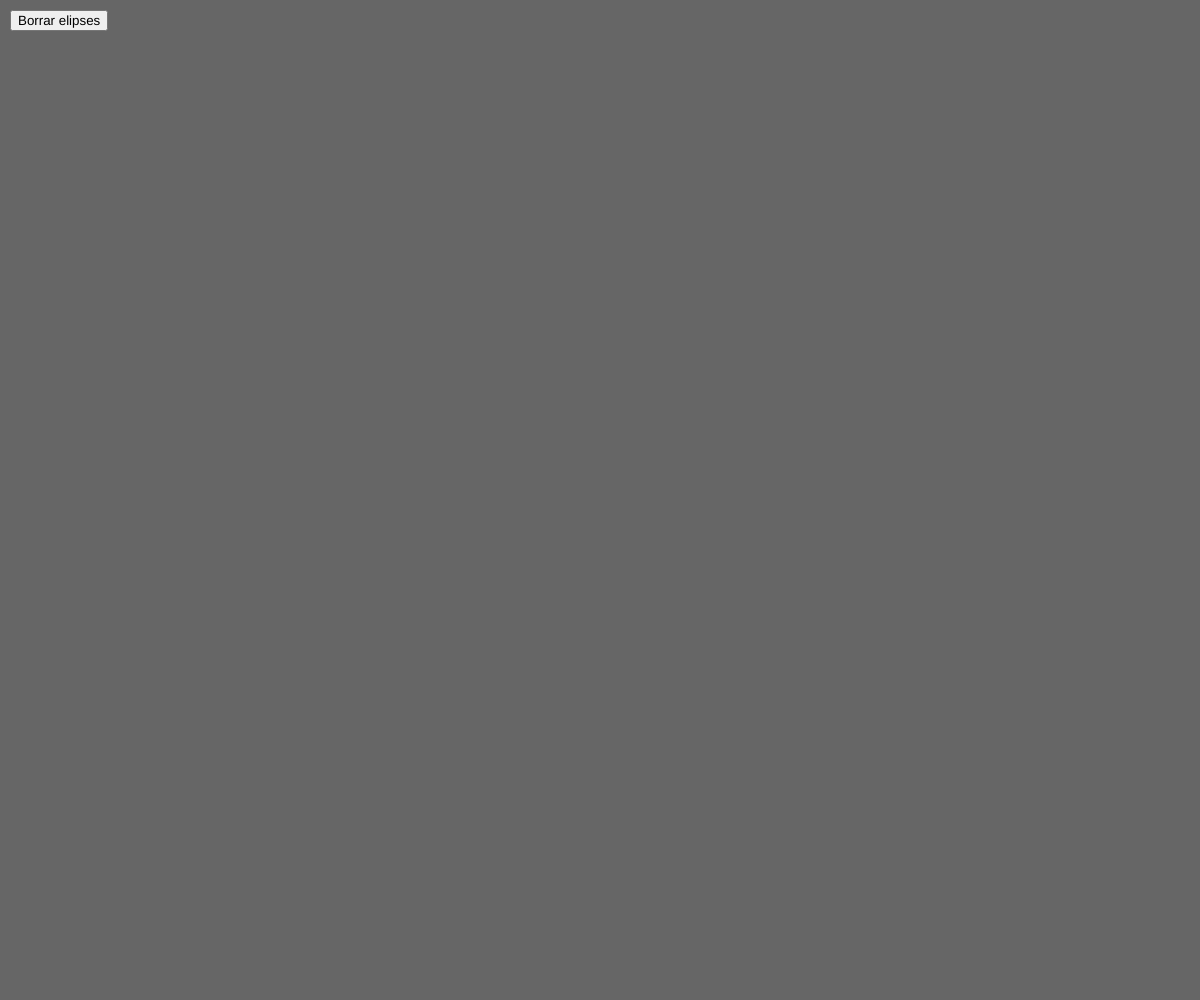
Frame 1 (no input)
Frame 60 (no input): identical to frame 1, image omitted
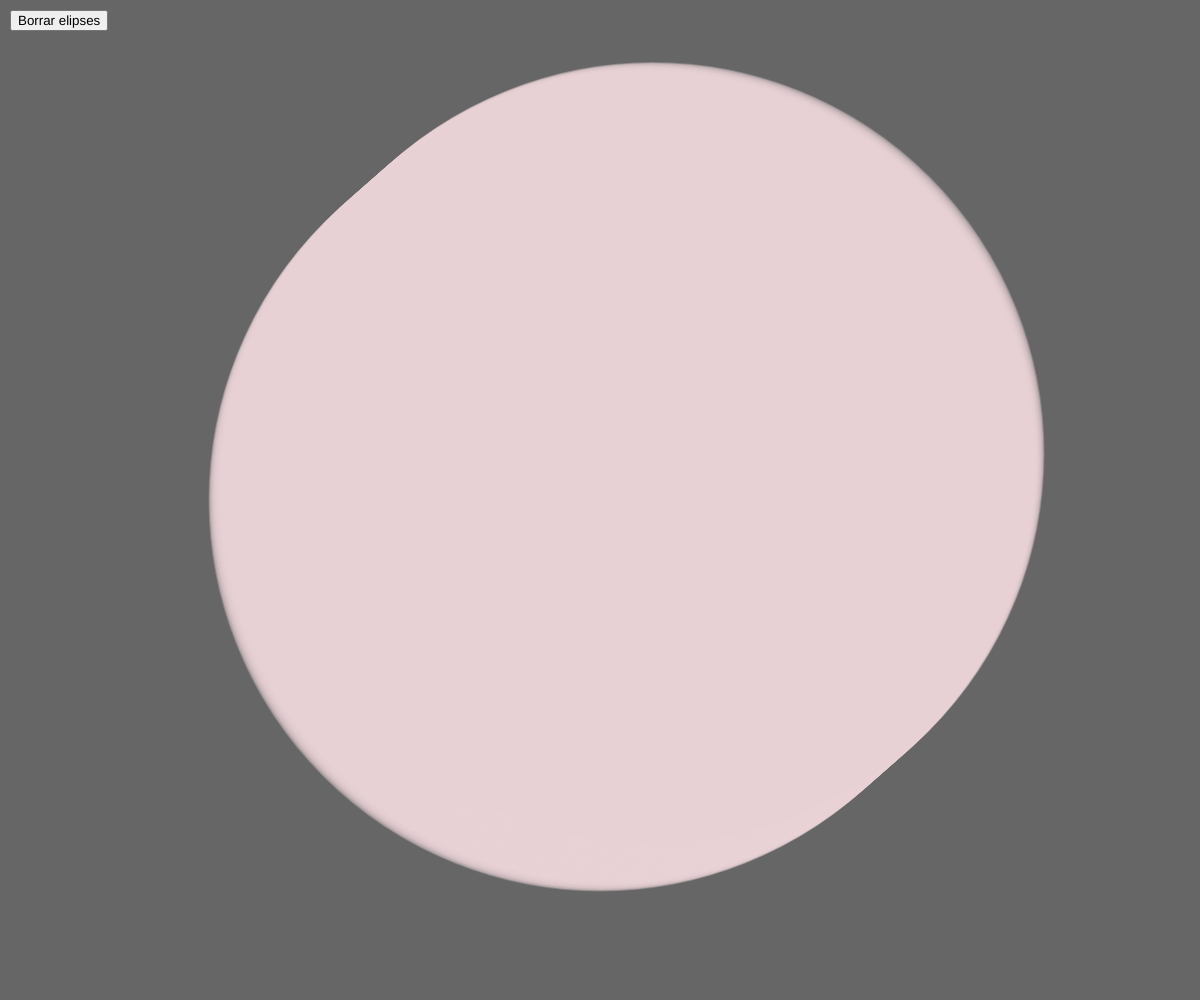
Frame 120 (the mouse pressed at the canvas centre since frame 60)

The p5.js sketch that drew these frames (run headless with seeded random() and noise() and a simulated clock; from frame 60 on, the mouse is pressed at the canvas centre):

// p5.js sketch
// ── sketch.js
let colors = ["#f7accf", "#efc0d3", "#ebcad5", "#e7d3d6", "#dfe6da", "#dbf0dc", "#d6f9dd", "#c7f9d1", "#b8f8c4", "#99f7ab"];
let ellipses = []; // Array para almacenar las elipses dibujadas

function setup() {
  createCanvas(windowWidth, windowHeight);
  background(102);

  // Crear botón de borrado
  let clearButton = createButton("Borrar elipses");
  clearButton.position(10, 10);
  clearButton.mousePressed(clearEllipses);
}

function draw() {
  variableEllipse(mouseX, mouseY, pmouseX, pmouseY);
  moveEllipses(); // Mover las elipses
  // Dibujar todas las elipses almacenadas en el array
  for (let ellipseObj of ellipses) {
    stroke(ellipseObj.color);
    fill(ellipseObj.color);
    strokeWeight(2);
    ellipse(ellipseObj.x, ellipseObj.y, ellipseObj.size, ellipseObj.size);
  }
}

function variableEllipse(x, y, px, py) {
  let speed = dist(x, y, px, py);
  let randomTransparency = random(100, 200); // Valor de transparencia aleatorio entre 100 y 200
  let randomColor = random(colors);
  
  // Establece el color con transparencia aleatoria
  stroke(randomColor + hex(randomTransparency, 2));
  fill(randomColor + hex(randomTransparency, 2));
  strokeWeight(2);
  ellipse(x, y, speed, speed);

  // Almacena la información de la elipse en el array
  ellipses.push({ x: x, y: y, size: speed, color: randomColor + hex(randomTransparency, 2), xOffset: random(-1, 1), yOffset: random(-1, 1) });
}

function moveEllipses() {
  // Mueve todas las elipses en el array ligeramente
  for (let ellipseObj of ellipses) {
    ellipseObj.x += ellipseObj.xOffset;
    ellipseObj.y += ellipseObj.yOffset;
  }
}

function clearEllipses() {
  // Borra todas las elipses almacenadas en el array
  ellipses = [];
  background(102); // Limpia el fondo
}
